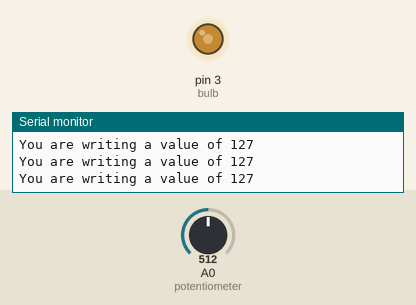
Bench run of a sketch on a simulated Arduino Uno, built with avr-gcc and run on an emulated ATmega328P. Shown: output pins drawn as LEDs (lit = HIGH), the last lines printed to the serial monitor. The test bench sets the inputs (shaded band); at power-on: A0 (potentiometer) = 512.

Above: at 1.2 s.
1.3 s: A0 (potentiometer) set to 412
At 2.5 s:
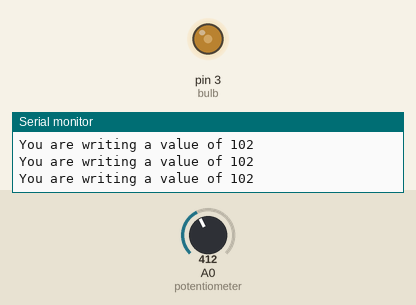
4.3 s: A0 (potentiometer) set to 394
At 5.8 s:
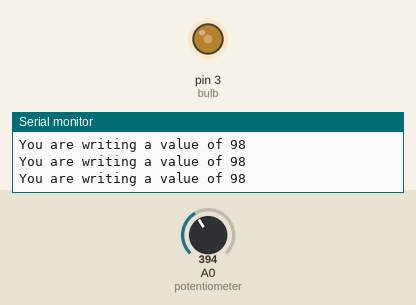
7.3 s: A0 (potentiometer) set to 716
At 8.0 s:
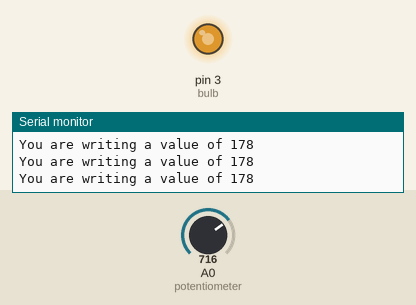
8.8 s: A0 (potentiometer) set to 122
At 10.0 s:
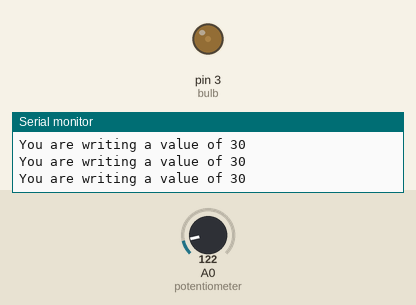
10.3 s: A0 (potentiometer) set to 0
At 10.7 s:
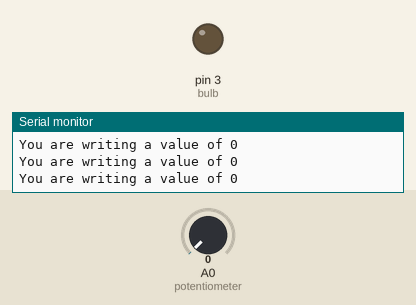
11.8 s: A0 (potentiometer) set to 900
At 13.0 s:
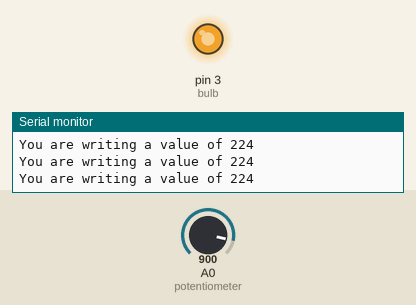
Timing chart, 0 to 14.3 s (numbered marks = the images above; inputs shaded):
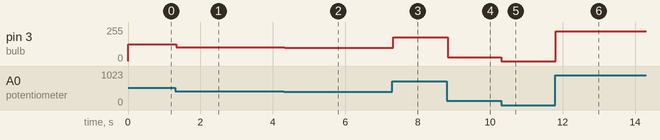

Measured:
- after the input at 1.3 s, pin 3 (bulb): 127/255 → 102/255 at once
- after the input at 4.3 s, pin 3 (bulb): 102/255 → 98/255 at once
- after the input at 7.3 s, pin 3 (bulb): 98/255 → 178/255 at once
- after the input at 8.8 s, pin 3 (bulb): 178/255 → 30/255 at once
- after the input at 10.3 s, pin 3 (bulb): 30/255 → 0/255 at once
- after the input at 11.8 s, pin 3 (bulb): 0/255 → 224/255 at once

The sketch:

sketch_jul1a.ino
```cpp
int bulb = 3;                   // Pin 3 is connected to the bulb (or LED)
int potentiometer = A0;        // A0 is connected to the potentiometer
int potentiometervalue;        // Variable to store the potentiometer value

void setup() {
  pinMode(bulb, OUTPUT);       // Set the bulb pin as an output
  pinMode(potentiometer, INPUT);//Set potentiometer pin as input
  Serial.begin(9600);
}

void loop() {
  potentiometervalue = analogRead(potentiometer); // Read the analog value from the potentiometer (0–1023)
  potentiometervalue = map(potentiometervalue, 0, 1023, 0, 255); // Map it to PWM range (0–255)
  analogWrite(bulb, potentiometervalue); // Output the mapped value to the bulb for brightness control
  Serial.print("You are writing a value of ");
  Serial.println(potentiometervalue);
}


/*
int potPin= A0;
// Declare potPin to be analog pin A0

int LEDPin= 3;
// Declare LEDPin to be arduino pin 3

int readValue;
// Use this variable to read Potentiometer

int writeValue;
// Use this variable for writing to LED

void setup() {
  pinMode (potPin, INPUT) ;
  // set potPin to be an input
  pinMode (LEDPin, OUTPUT);
  // set LEDPin to be an OUTPUT
  Serial.begin (9600);
  // turn on Serial Port
}

void loop() {
  readValue = analogRead (potPin);
  // Read the voltage on the Potentiometer (range: 0 to 1023)

  writeValue = (255./1023.) * readValue;
  // Calculate Write Value for LED brightness (scale 0–255)
  // upper command takes a range of values from 0 to 1023 and converts to 0 to 255

  analogWrite (LEDPin, writeValue) ;
  // Write to the LED using PWM

  Serial.print ("You are writing a value of ");
  // for debugging print to Serial Monitor
  Serial.println(writeValue);
}
*/
```
